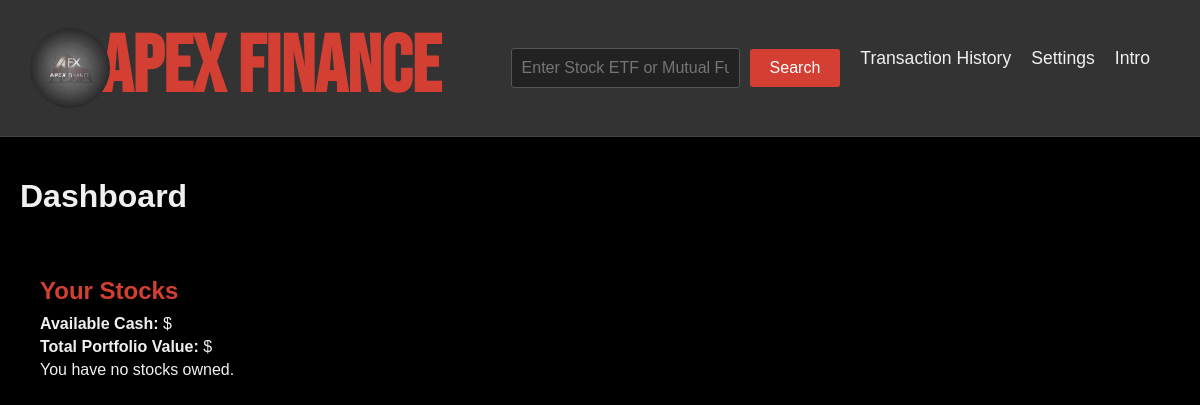
The page /dashboard (signed in) on the database as committed earlier.
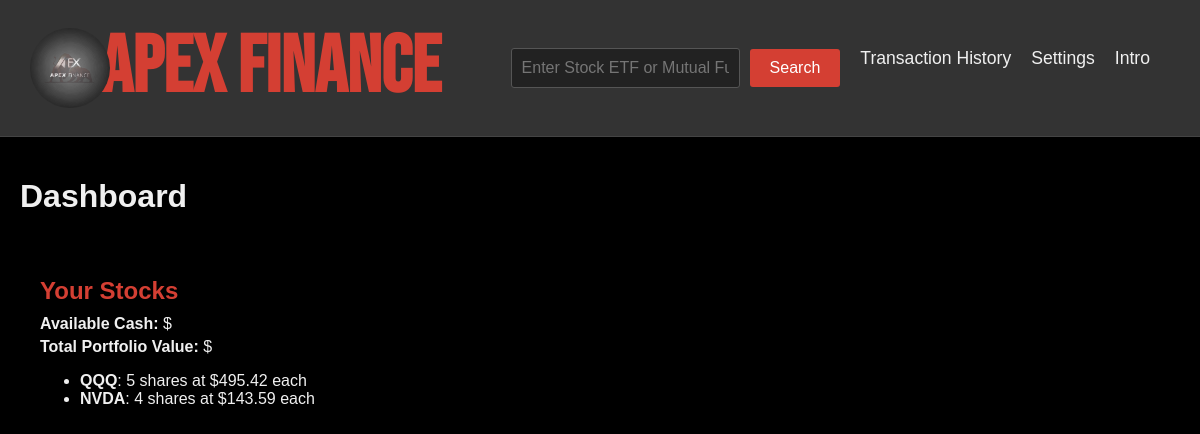
The same page on the database as committed later.
### users/models.py (models this page shows, shortened)
class UserStock(models.Model):
    profile = models.ForeignKey(Profile, on_delete=models.CASCADE, related_name='stocks') # Link to User (many stocks per user)
    company_name = models.CharField(max_length=255) # Stores the stock token
    stock_quantity = models.PositiveIntegerField(default=0)  # Store how many shares they own
    stock_price = models.DecimalField(max_digits=10, decimal_places=2)  # Price of the stock at the time of purchase
    stock_purchase_date = models.DateField(default=timezone.now) # Automatically set the date when the stock is purchased

### dashboard/views.py (the view)
# urls.py: path('', include("dashboard.urls")),
@login_required(login_url='/users/login_user')
def dashboard(request):
    user_stocks = UserStock.objects.filter(profile=request.user.profile)
    stock_data = [
        {
            'name': stock.company_name,
            'price': float(stock.stock_price),  # Ensure stock_price is float for JSON serialization
            'quantity': stock.stock_quantity
        }
        for stock in user_stocks
    ]
    return render(request, 'dashboard/dashboard.html', {
        'user_stocks': user_stocks,
        'stock_data': json.dumps(stock_data),
    })

### dashboard/templates/dashboard/dashboard.html (shortened to what this page needs)
{% load static %}
<!DOCTYPE html>
<html lang="en">
<head>
    <link rel="stylesheet" href="{% static 'dashboard/dashboard.css' %}">
</head>
<body>
    <header>
        <img src="{% static 'images/ApexLogo.png' %}" alt="Apex Finance Logo" class="logo">
        <h1 class="title"><a href="{% url 'dashboard' %}" title="Explore APEX FINANCE">APEX FINANCE</a></h1>
        <nav>
            <ul>
                <li>
                    <form id="searchForm" action="{% url 'search' %}" method="GET" onsubmit="return site.SubmitForm();">
                        <input type="text" id="symbol" name="symbol" placeholder="Enter Stock ETF or Mutual Fund Symbol" oninput="this.value = this.value.toUpperCase();" required>
                        <button type="submit">Search</button>
                    </form>
                </li>
                <li><a href="{% url 'transaction_history' %}">Transaction History</a></li>
                <li><a href="{% url 'settings' %}">Settings</a></li>
                <li><a href="{% url 'home' %}">Intro</a></li>
                </ul>
        </nav>
    </header>
    <div class="container">
        <main class="dashboard" aria-labelledby="dashboard-heading">
            <h1 id="dashboard-heading" class="visually-hidden">Dashboard</h1>
            <div class="dashboard-content">
                <section class="stock-info" aria-labelledby="stocks-heading">
                    <h2 id="stocks-heading">Your Stocks</h2>
                    <p>
                        <strong>Available Cash:</strong>
                        $
                    </p>
                    <p>
                        <strong>Total Portfolio Value:</strong>
                        $
                    </p>
                    {% if user_stocks %}
                        <ul class="stock-list">
                            {% for stock in user_stocks %}
                                <li class="stock-item">
                                    <strong>{{ stock.company_name }}</strong>:
                                    {{ stock.stock_quantity }} shares at ${{ stock.stock_price }} each
                                </li>
                            {% endfor %}
                        </ul>
                    {% else %}
                        <p class="no-stocks">You have no stocks owned.</p>
                    {% endif %}
                </section>
                <section class="chart" aria-labelledby="chart-heading">
                    <div id="chart_container" role="img" aria-label="Pie chart displaying your stock allocation"></div>
                </section>
            </div>
        </main>
    </div>
</body>
</html>

Rows that differ between the two databases and show on the page:
added UserStock: company_name "QQQ", stock_quantity "5", stock_price "495.42"
added UserStock: company_name "NVDA", stock_quantity "4", stock_price "143.59"
Other text that changed with them:
text no longer shown: "You have no stocks owned."
